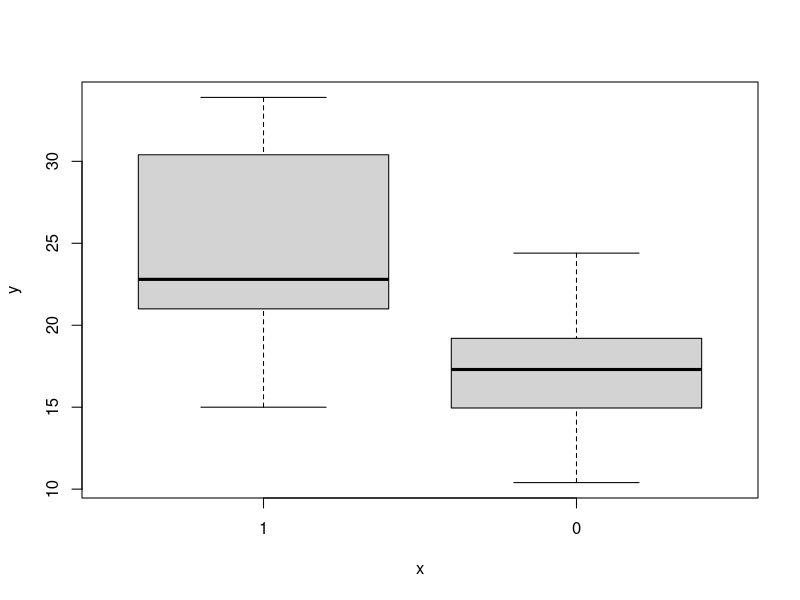
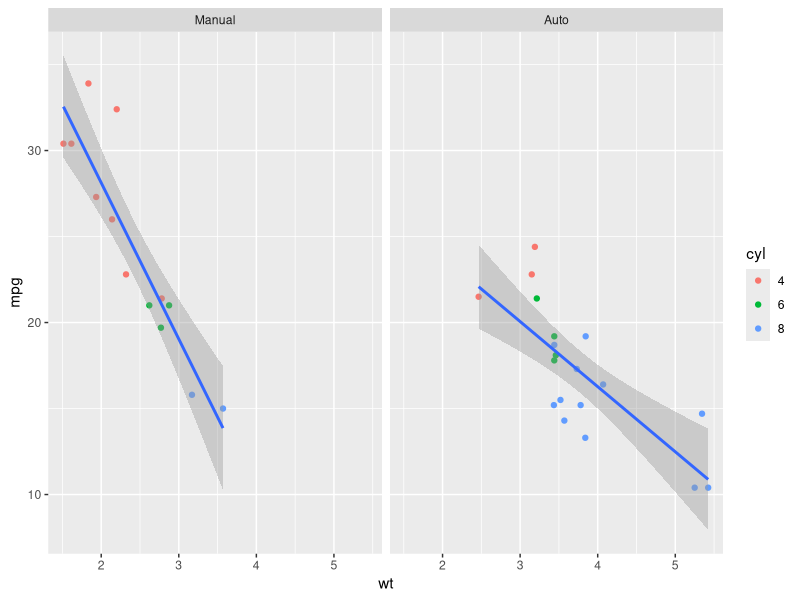
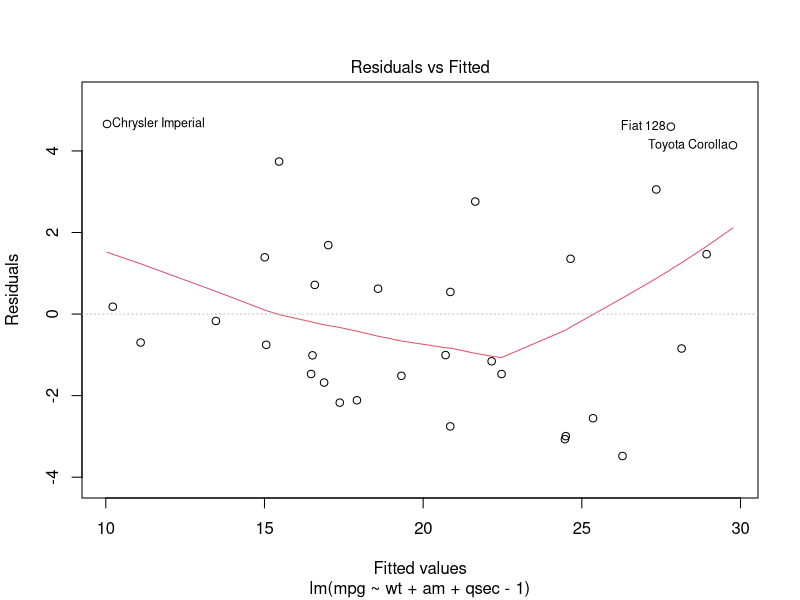
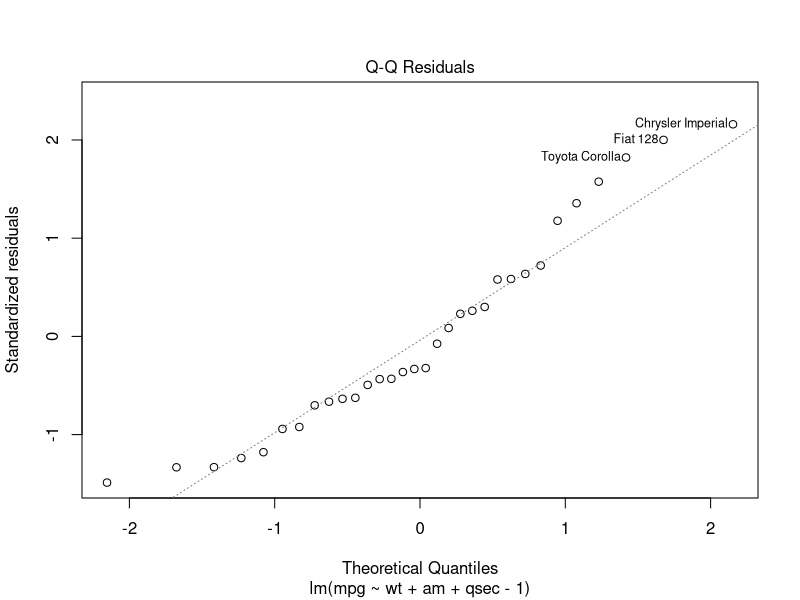
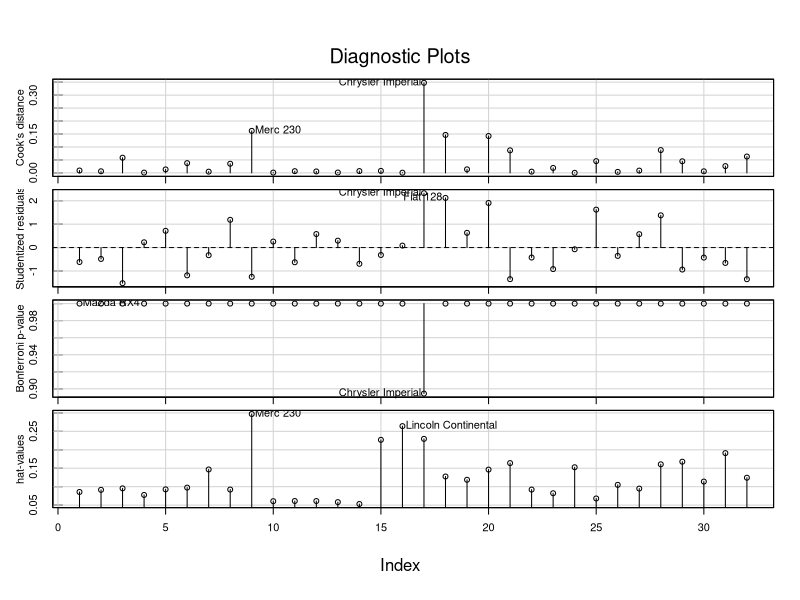

Source code (R) for these figures, in order:
## ---- chunk 1
library(ggplot2)
library(car)
?mtcars

# Factoring and labelling some of the data
 mtcars$cyl <-as.factor(mtcars$cyl)
 mtcars$am <-as.factor(mtcars$am)
 mtcars$am <-relevel(mtcars$am,"1")
 translabs<-c("0" = "Auto","1" = "Manual")
## ---- chunk 2
full <- lm(mpg ~ .,mtcars)
## ---- chunk 3
search <-step(full,direction = "backward",trace = FALSE)
search$anova
## ---- chunk 4
mdl <-lm(mpg ~ wt+am+qsec-1 ,mtcars)
 summary(mdl)$coef
## ---- chunk 5
plot(mtcars$am,mtcars$mpg)
## ---- chunk 6
g<-ggplot(mtcars,aes(x=wt,y=mpg))+
     geom_point(aes(color = cyl))+
     geom_smooth(method = "lm") +
     facet_grid(~am, labeller = as_labeller(translabs) )
 print(g)
## ---- chunk 7
mdl2 <-lm(mpg ~ wt+am-1 ,mtcars)
extractAIC(mdl2)
summary(mdl2)$coef
 
mdl3 <-lm(mpg ~ wt+qsec-1 ,mtcars)
extractAIC(mdl3)
summary(mdl3)$coef 

mdl4 <-lm(mpg ~ am-1 ,mtcars)
extractAIC(mdl4)
summary(mdl4)$coef
 
anova(mdl,mdl2,mdl3)
## ---- chunk 8
plot(mdl, which = 1)
## ---- chunk 9
plot(mdl, which = 2)
## ---- chunk 10
influenceIndexPlot(mdl)
